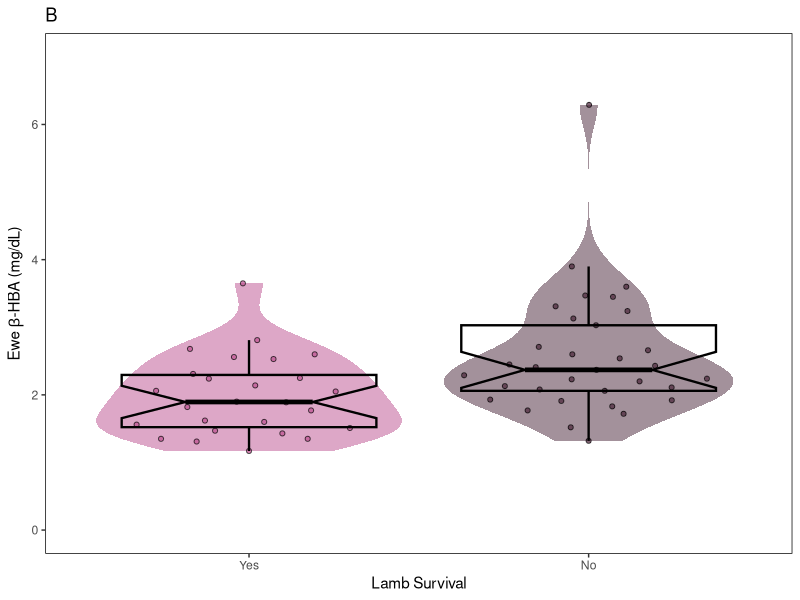
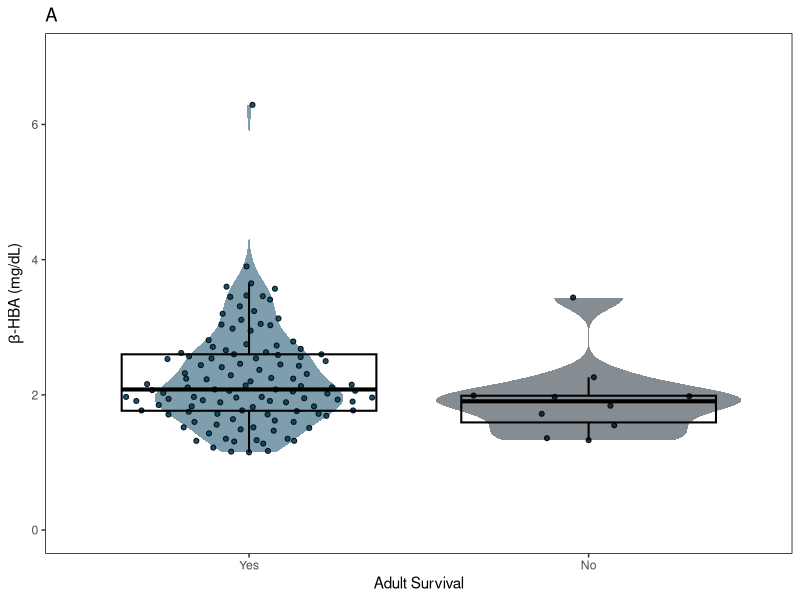
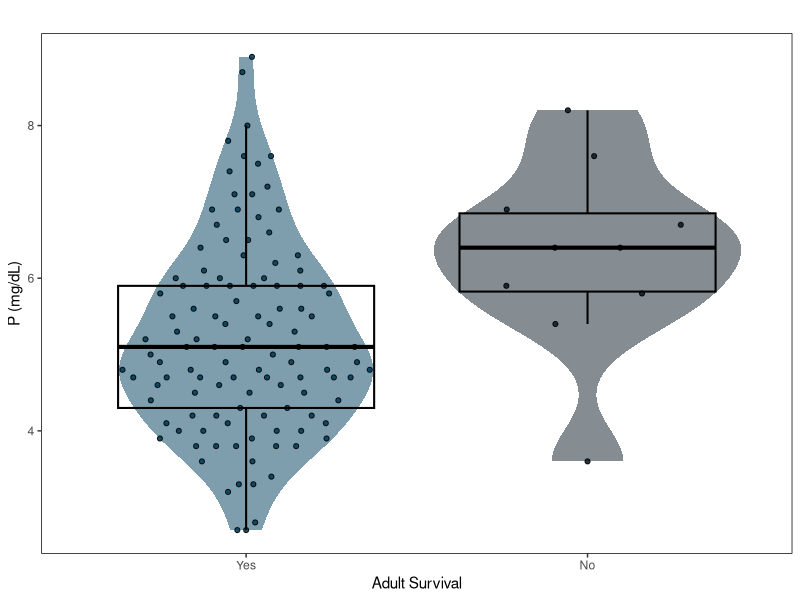
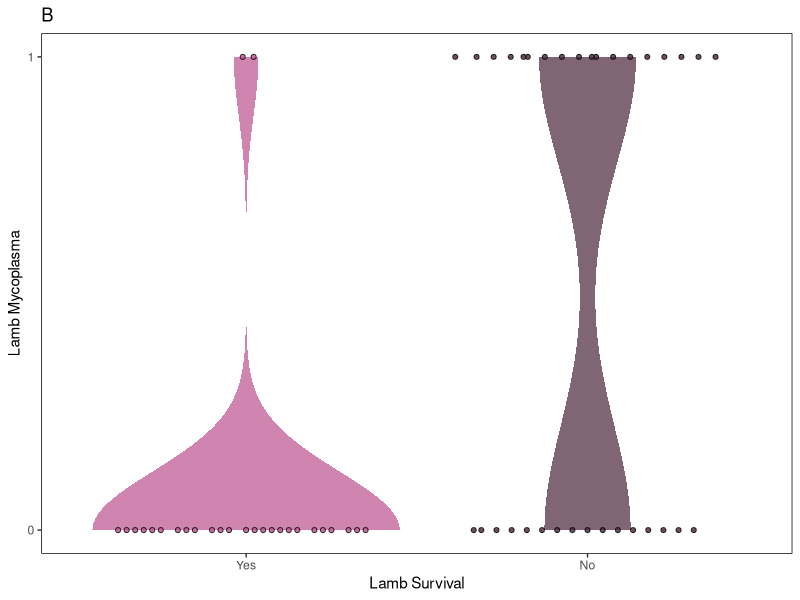
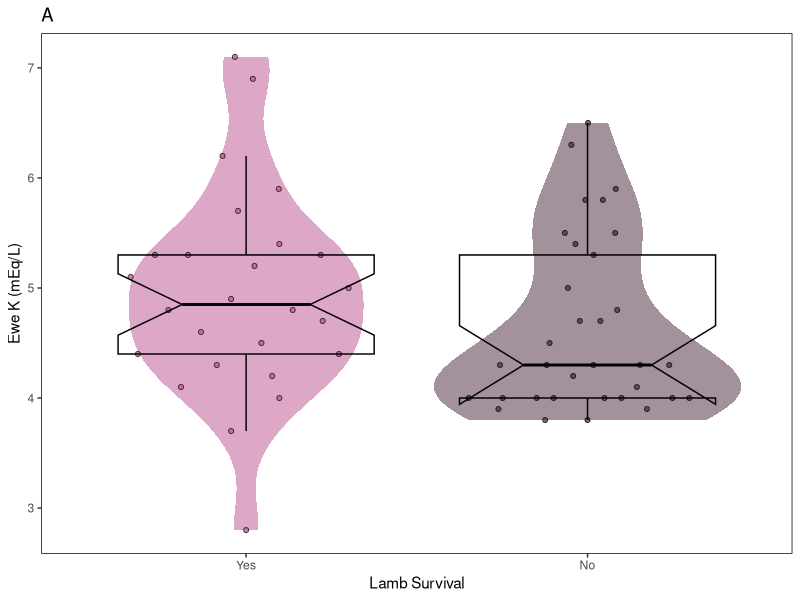
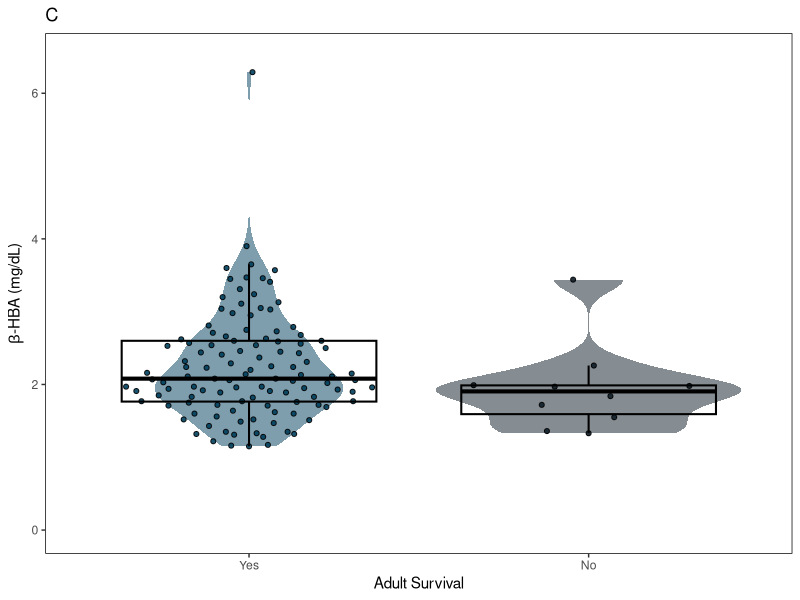
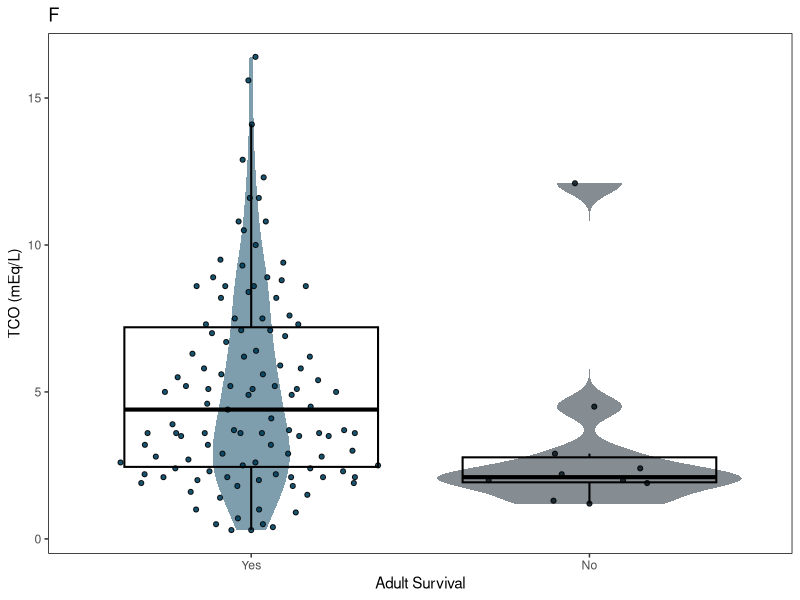
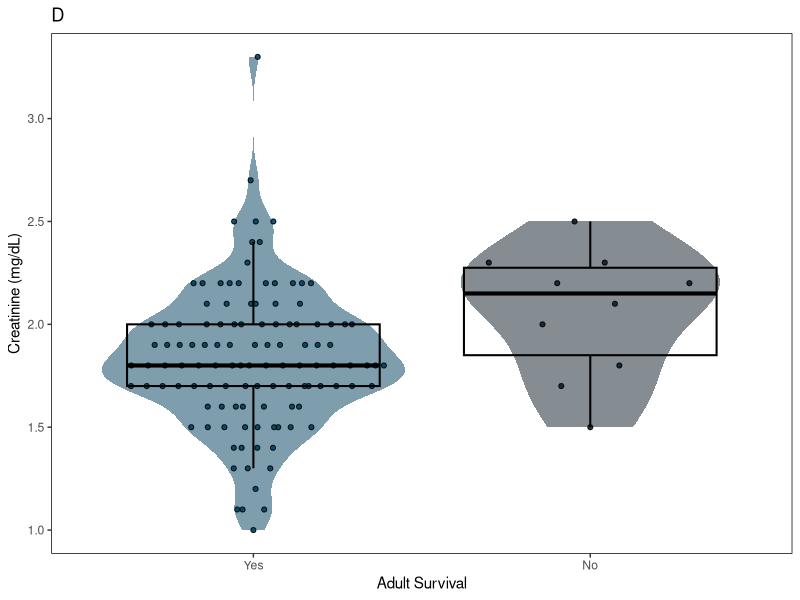

Here is the R script that generated these plots, in order:
##################################################################
##################################################################
######Survival analyses for BHS Laliberte et al###################
####Code by Anne Devan-Song. Bend, OR. 2022#######################
#############Violin plots#########################################
##################################################################

rm(list=ls())
graphics.off()
library(tidyverse)
library("stringr")  
library(ggbeeswarm)
library(ggpubr)

df <-read.csv("fulldataset.csv")
lam <- subset(df, LambTime>0)

lambBHB <- ggplot(data = lam, aes(x = LambDelta, y = X.HBA.adj, fill = LambDelta))+
  scale_fill_manual(values = c("#bc5090", "#492539")) +
  scale_x_discrete(labels=c("Yes", "No"))+
  geom_violin(alpha=0.5, position = position_dodge(width = .75),size=1,color=NA, show.legend=F) +
  ggbeeswarm::geom_quasirandom(shape = 21,size=1.4, dodge.width = .75, color="black",alpha=0.7
                               ,show.legend = F)+
  geom_boxplot(notch = TRUE,  outlier.size = -1, color="black",lwd=0.8, alpha = 0,show.legend = F)+
  ylab(expression(paste("Ewe ", beta, "-HBA (mg/dL)")))+
  xlab("Lamb Survival") + 
  theme(strip.background =  element_rect(fill = NA, colour = NA), 
        panel.background =  element_rect(fill = "white"), 
        panel.border =      element_rect(fill = NA, colour="black"), 
        panel.grid.major =  element_blank(),
        panel.grid.minor =  element_blank())+
  ylim(0, 7)+
  ggtitle("B")
lambBHB


df <-read.csv("fulldataset.csv")
adu <- subset(df, AdultTime>0)
adu <- subset(adu, Notes != "capture related mort - don't include")

aduBHB <- ggplot(data = adu, aes(x = AdultDelta, y = X.HBA.adj, fill = AdultDelta))+
  scale_fill_manual(values = c("#003f5c", "#0f1d27")) +
  scale_x_discrete(labels=c("Yes", "No"))+
  geom_violin(alpha=0.5, position = position_dodge(width = .75),size=1,color=NA, show.legend=F) +
  ggbeeswarm::geom_quasirandom(shape = 21,size=1.4, dodge.width = .75, color="black",alpha=0.9
                               ,show.legend = F)+
  geom_boxplot(notch = FALSE,  outlier.size = -1, color="black",lwd=0.7, alpha = 0,show.legend = F)+
  ylab(expression(paste(beta, "-HBA (mg/dL)")))+
  xlab("Adult Survival")+ 
  theme(strip.background =  element_rect(fill = NA, colour = NA), 
        panel.background =  element_rect(fill = "white"), 
        panel.border =      element_rect(fill = NA, colour="black"), 
        panel.grid.major =  element_blank(),
        panel.grid.minor =  element_blank())+
  ylim(0, 7)+
  ggtitle("A")
aduBHB

png("sig_covariates.png", units="in", width=6, height=4, res=300)
ggarrange(aduBHB, lambBHB,ncol = 2)
dev.off()


P <- ggplot(data = adu, aes(x = AdultDelta, y = P, fill = AdultDelta))+
  scale_fill_manual(values = c("#003f5c", "#0f1d27")) +
  scale_x_discrete(labels=c("Yes", "No"))+
  geom_violin(alpha=0.5, position = position_dodge(width = .75),size=1,color=NA, show.legend=F) +
  ggbeeswarm::geom_quasirandom(shape = 21,size=1.4, dodge.width = .75, color="black",alpha=0.9
                               ,show.legend = F)+
  geom_boxplot(notch = FALSE,  outlier.size = -1, color="black",lwd=0.7, alpha = 0,show.legend = F)+
  ylab("P (mg/dL)")+ 
  xlab("Adult Survival")+ 
  theme(strip.background =  element_rect(fill = NA, colour = NA), 
        panel.background =  element_rect(fill = "white"), 
        panel.border =      element_rect(fill = NA, colour="black"), 
        panel.grid.major =  element_blank(),
        panel.grid.minor =  element_blank())+
  ggtitle("")
P

png("Adult_P_violin.png", units="in", width=3, height=3.5, res=300)
P
dev.off()


lambMO <- ggplot(data = lam, aes(x = LambDelta, y = Movi., fill = LambDelta))+
  scale_fill_manual(values = c("#bc5090", "#492539")) +
  scale_x_discrete(labels=c("Yes", "No"))+
  geom_violin(alpha=0.7, position = position_dodge(width = .75),size=1,color=NA, show.legend=F) +
  ggbeeswarm::geom_quasirandom(shape = 21,size=1.4, dodge.width = .75, color="black",alpha=0.8
                               ,show.legend = F, groupOnX = TRUE)+
  scale_y_continuous(breaks = round(seq(min(0), max(1), by = 1),1), limits=c(0,1))+
  ylab("Lamb Mycoplasma")+ 
  xlab("Lamb Survival")+ 
  theme(strip.background =  element_rect(fill = NA, colour = NA), 
        panel.background =  element_rect(fill = "white"), 
        panel.border =      element_rect(fill = NA, colour="black"), 
        panel.grid.major =  element_blank(),
        panel.grid.minor =  element_blank())+
  ggtitle("B")

lambMO

lambK <- ggplot(data = lam, aes(x = LambDelta, y = K, fill = LambDelta))+
  scale_fill_manual(values = c("#bc5090", "#492539")) +
  scale_x_discrete(labels=c("Yes", "No"))+
  geom_violin(alpha=0.5, position = position_dodge(width = .75),size=1,color=NA, show.legend=F) +
  ggbeeswarm::geom_quasirandom(shape = 21,size=1.4, dodge.width = .75, color="black",alpha=0.7
                               ,show.legend = F)+
  geom_boxplot(notch = TRUE,  outlier.size = -1, color="black",lwd=0.5, alpha = 0,show.legend = F)+
  ylab("Ewe K (mEq/L)")+ 
  xlab("Lamb Survival")+ 
  theme(strip.background =  element_rect(fill = NA, colour = NA), 
        panel.background =  element_rect(fill = "white"), 
        panel.border =      element_rect(fill = NA, colour="black"), 
        panel.grid.major =  element_blank(),
        panel.grid.minor =  element_blank())+
  ggtitle("A")

lambK


aduBHB <- ggplot(data = adu, aes(x = AdultDelta, y = X.HBA.adj, fill = AdultDelta))+
  scale_fill_manual(values = c("#003f5c", "#0f1d27")) +
  scale_x_discrete(labels=c("Yes", "No"))+
  geom_violin(alpha=0.5, position = position_dodge(width = .75),size=1,color=NA, show.legend=F) +
  ggbeeswarm::geom_quasirandom(shape = 21,size=1.4, dodge.width = .75, color="black",alpha=0.9
                               ,show.legend = F)+
  geom_boxplot(notch = FALSE,  outlier.size = -1, color="black",lwd=0.7, alpha = 0,show.legend = F)+
  ylab(expression(paste(beta, "-HBA (mg/dL)")))+
  xlab("Adult Survival")+ 
  theme(strip.background =  element_rect(fill = NA, colour = NA), 
        panel.background =  element_rect(fill = "white"), 
        panel.border =      element_rect(fill = NA, colour="black"), 
        panel.grid.major =  element_blank(),
        panel.grid.minor =  element_blank())+
  ylim(0, 6.5)+
  ggtitle("C")
aduBHB


aduTCO <- ggplot(data = adu, aes(x = AdultDelta, y = TCO, fill = AdultDelta))+
  scale_fill_manual(values = c("#003f5c", "#0f1d27")) +
  scale_x_discrete(labels=c("Yes", "No"))+
  geom_violin(alpha=0.5, position = position_dodge(width = .75),size=1,color=NA, show.legend=F) +
  ggbeeswarm::geom_quasirandom(shape = 21,size=1.4, dodge.width = .75, color="black",alpha=0.9
                               ,show.legend = F)+
  geom_boxplot(notch = FALSE,  outlier.size = -1, color="black",lwd=0.7, alpha = 0,show.legend = F)+
  ylab("TCO (mEq/L)")+ 
  xlab("Adult Survival")+ 
  theme(strip.background =  element_rect(fill = NA, colour = NA), 
        panel.background =  element_rect(fill = "white"), 
        panel.border =      element_rect(fill = NA, colour="black"), 
        panel.grid.major =  element_blank(),
        panel.grid.minor =  element_blank())+
 ggtitle("F")
aduTCO

aducreat <- ggplot(data = adu, aes(x = AdultDelta, y = creatinine, fill = AdultDelta))+
  scale_fill_manual(values = c("#003f5c", "#0f1d27")) +
  scale_x_discrete(labels=c("Yes", "No"))+
  geom_violin(alpha=0.5, position = position_dodge(width = .75),size=1,color=NA, show.legend=F) +
  ggbeeswarm::geom_quasirandom(shape = 21,size=1.4, dodge.width = .75, color="black",alpha=0.9
                               ,show.legend = F)+
  geom_boxplot(notch = FALSE,  outlier.size = -1, color="black",lwd=0.7, alpha = 0,show.legend = F)+
  ylab("Creatinine (mg/dL)")+ 
  xlab("Adult Survival")+ 
  theme(strip.background =  element_rect(fill = NA, colour = NA), 
        panel.background =  element_rect(fill = "white"), 
        panel.border =      element_rect(fill = NA, colour="black"), 
        panel.grid.major =  element_blank(),
        panel.grid.minor =  element_blank())+
 ggtitle("D")
aducreat


aduCl <- ggplot(data = adu, aes(x = AdultDelta, y = Cl, fill = AdultDelta))+
  scale_fill_manual(values = c("#003f5c", "#0f1d27")) +
  scale_x_discrete(labels=c("Yes", "No"))+
  geom_violin(alpha=0.5, position = position_dodge(width = .75),size=1,color=NA, show.legend=F) +
  ggbeeswarm::geom_quasirandom(shape = 21,size=1.4, dodge.width = .75, color="black",alpha=0.9
                               ,show.legend = F)+
  geom_boxplot(notch = FALSE,  outlier.size = -1, color="black",lwd=0.7, alpha = 0,show.legend = F)+
  ylab("Cl (mEq/L)")+ 
  xlab("Adult Survival")+ 
  theme(strip.background =  element_rect(fill = NA, colour = NA), 
        panel.background =  element_rect(fill = "white"), 
        panel.border =      element_rect(fill = NA, colour="black"), 
        panel.grid.major =  element_blank(),
        panel.grid.minor =  element_blank())+
 ggtitle("E")
aduCl

png("NON_sig_covariates.png", units="in", width=9, height=8, res=300)
ggarrange(lambK, aduBHB, aduCl, lambMO, aducreat, aduTCO, ncols=3)
dev.off()




